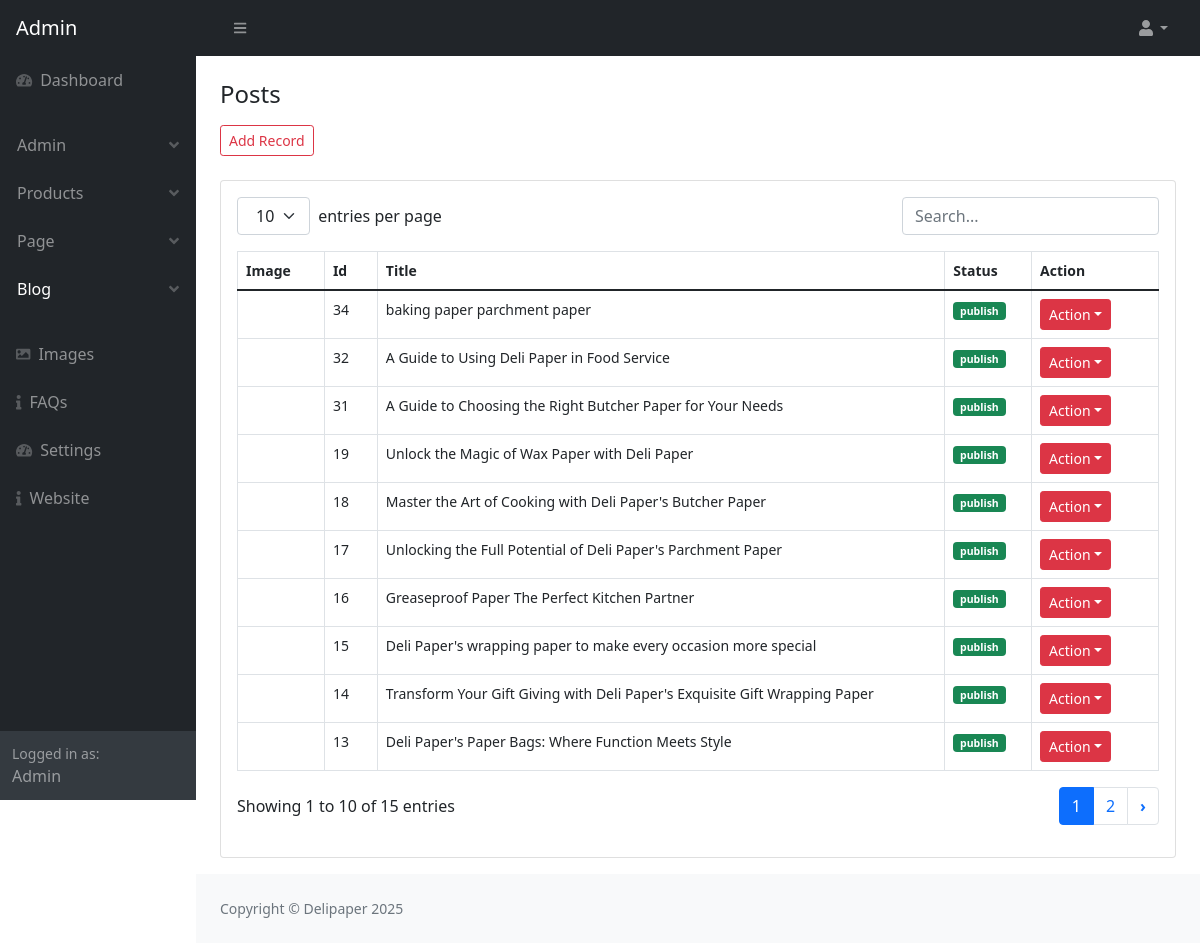
The app's page /admin/post_view.php (signed in) with its own data.
### tables this page shows
CREATE TABLE `post` (
  `post_id` int(11) NOT NULL AUTO_INCREMENT,
  `category_id` int(11) NOT NULL,
  `post_title` varchar(500) NOT NULL,
  `post_url` varchar(500) NOT NULL,
  `post_content` text NOT NULL,
  `post_thumbnail` varchar(500) NOT NULL,
  `post_views` int(11) NOT NULL,
  `post_date` varchar(255) NOT NULL,
  `post_status` varchar(255) NOT NULL,
  `post_index` varchar(255) NOT NULL,
  PRIMARY KEY (`post_id`)
);

CREATE TABLE `setting` (
  `setting_id` int(11) NOT NULL AUTO_INCREMENT,
  `website_title` varchar(500) NOT NULL,
  `website_url` varchar(500) NOT NULL,
  `website_logo` varchar(500) NOT NULL,
  `website_favicon` varchar(500) NOT NULL,
  `website_head_code` text NOT NULL,
  `ad_code_one` text NOT NULL,
  `ad_code_two` text NOT NULL,
  `ad_code_three` text NOT NULL,
  `footer_text` text NOT NULL,
  `facebook` varchar(255) NOT NULL,
  `twitter` varchar(255) NOT NULL,
  `instagram` varchar(25) NOT NULL,
  `pinterest` varchar(255) NOT NULL,
  PRIMARY KEY (`setting_id`)
);

### admin/post_view.php (the view, shortened to what this page needs)
<?php
$page = "post";
require_once('parts/top.php'); ?>
</head>
<body class="sb-nav-fixed">
    <?php require_once('parts/navbar.php'); ?>
    <div id="layoutSidenav">
        <?php require_once('parts/sidebar.php'); ?>
        <div id="layoutSidenav_content" class="">
            <main class="">
                <div class="container-fluid  px-4">
                    <div class="page-header">
                        <div class="col-12 mt-4 mb-4">
                            <h4 class="mb-3">Posts</h4>
                            <a href="post_add.php" class="btn btn-sm  btn-outline-danger">Add Record</a>
                        </div>
                    </div>
                    <div class="card mb-3 bg-white">
                        <div class="card-body ">
                            <table id="datatablesSimple" class="table table-hover table-sm table-responsive">
                                <thead>
                                    <tr>
                                        <th>Image</th>
                                        <th>Id</th>
                                        <th>Title</th>
                                        <th>Status</th>
                                        <th>Action</th>
                                    </tr>
                                </thead>
                                <tbody>
                                    <?php
                                    require_once('parts/db.php');
                                    $select = "SELECT * FROM post  ORDER BY post_id DESC";
                                    $run = mysqli_query($conn, $select);
                                    while ($row = mysqli_fetch_array($run)) {
                                        $post_id = $row['post_id'];
                                        $post_title = $row['post_title'];
                                        $post_status = $row['post_status'];
                                        $post_thumbnail = $row['post_thumbnail'];
                                        if ($post_status == "publish") {
                                            $color = "success";
                                        } else {
                                            $color = "danger";
                                        }
                                    ?>
                                    <tr>
                                        <td><img src="assets/img/<?php echo $post_thumbnail;?>" height="35px" alt="">
                                        </td>
                                        <td><?php echo $post_id; ?></td>
                                        <td><?php echo $post_title; ?></td>
                                        <td><span
                                                class="badge bg-<?php echo $color; ?>"><?php echo $post_status; ?></span>
                                        </td>
                                        <td>
                                            <ul class="navbar-nav ms-auto ms-md-0 me-3 me-lg-4">
                                                <li class="nav-item dropdown">
                                                    <button class="btn btn-danger btn-sm dropdown-toggle"
                                                        id="navbarDropdown" href="#" role="button"
                                                        data-bs-toggle="dropdown"
                                                        aria-expanded="false">Action</i></button>
                                                </li>
                                            </ul>
                                        </td>
                                    </tr>
                                    <?php    } ?>
                                </tbody>
                            </table>
                        </div>
                    </div>
            </main>
            <?php require_once('parts/footer.php'); ?>
        </div>
    </div>
</body>
</html>

### admin/parts/sidebar.php (shortened to what this page needs)
<div id="layoutSidenav_nav">
    <nav class="sb-sidenav accordion sb-sidenav-dark" id="sidenavAccordion">
        <div class="sb-sidenav-menu">
            <div class="nav">
                <?php
                       if ($admin_role == "admin") {
                       ?>
                <a class="nav-link" href="index.php">
                    <div class="sb-nav-link-icon"><i class="fas fa-tachometer-alt"></i></div>
                    Dashboard
                </a>
                <?php }?>
                <ul class="navbar-nav p-3 btn ">
                    <?php
                       if ($admin_role == "admin") {
                       ?>
                    <li class="nav-item  dropdown">
                        <a class="nav-link <?php if ($page == "admin") {
                                                   echo "active";
                                               } ?> dropdown " id="navbarDropdown" href="#" role="button"
                            data-bs-toggle="dropdown" aria-expanded="false">Admin<div
                                class="sb-sidenav-collapse-arrow"><i class="fas fa-angle-down"></i></div></a>
                    </li>
                    <li class="nav-item dropdown">
                        <a class="nav-link <?php if ($page == "product") {
                                                   echo "active";
                                               } ?> dropdown " id="navbarDropdown" href="#" role="button"
                            data-bs-toggle="dropdown" aria-expanded="false">Products<div
                                class="sb-sidenav-collapse-arrow"><i class="fas fa-angle-down"></i></div></a>
                    </li>
                    <li class="nav-item dropdown">
                        <a class="nav-link <?php if ($page == "page") {
                                                   echo "active";
                                               } ?> dropdown " id="navbarDropdown" href="#" role="button"
                            data-bs-toggle="dropdown" aria-expanded="false">Page<div
                                class="sb-sidenav-collapse-arrow"><i class="fas fa-angle-down"></i></div></a>
                    </li>
                    <?php } ?>
                    <li class="nav-item dropdown">
                        <a class="nav-link <?php if ($page == "post") {
                                               echo "active";
                                           } ?> dropdown" id="navbarDropdown" href="#" role="button"
                            data-bs-toggle="dropdown" aria-expanded="false">Blog<div
                                class="sb-sidenav-collapse-arrow"><i class="fas fa-angle-down"></i></div></a>
                    </li>
                </ul>
                <a class="nav-link <?php if ($page == "image") {
                                       echo "active";
                                   } ?>" href="image_add.php">
                    <div class="sb-nav-link-icon"><i class="fas fa-image"></i></div>
                    Images
                </a>
                <?php
                   if ($admin_role == "admin") {
                   ?>
                <a class="nav-link <?php if ($page == "faq") {
                                           echo "active";
                                       } ?>" href="faq.php">
                    <div class="sb-nav-link-icon"><i class="fas fa-info"></i></div>
                    FAQs
                </a>
                <a class="nav-link <?php if ($page == "setting") {
                                           echo "active";
                                       } ?>" href="setting.php">
                    <div class="sb-nav-link-icon"><i class="fas fa-tachometer-alt"></i></div>
                    Settings
                </a>
                <a class="nav-link" href="../index.php">
                    <div class="sb-nav-link-icon"><i class="fas fa-info"></i></div>
                    Website
                </a>
                <?php } ?>
            </div>
        </div>
        <div class="sb-sidenav-footer">
            <div class="small">Logged in as:</div>
            <?php echo ucfirst($admin_name); ?>
        </div>
    </nav>
</div>

### admin/parts/footer.php
<footer class="py-4 bg-light mt-auto">
    <div class="container-fluid px-4">
        <div class="d-flex align-items-center justify-content-between small">
            <div class="text-muted">Copyright &copy; <?php echo $website_title; ?> <?php echo  date("Y"); ?></div>
        </div>
    </div>
</footer>

### records on screen
post: post_id "34", post_title "baking paper parchment paper", post_status "publish"
post: post_id "32", post_title "A Guide to Using Deli Paper in Food Service", post_status "publish"
post: post_id "31", post_title "A Guide to Choosing the Right Butcher Paper for Your Needs", post_status "publish"
post: post_id "19", post_title "Unlock the Magic of Wax Paper with Deli Paper", post_status "publish"
post: post_id "18", post_title "Master the Art of Cooking with Deli Paper's Butcher Paper", post_status "publish"
post: post_id "17", post_title "Unlocking the Full Potential of Deli Paper's Parchment Paper", post_status "publish"
post: post_id "16", post_title "Greaseproof Paper The Perfect Kitchen Partner", post_status "publish"
post: post_id "15", post_title "Deli Paper's wrapping paper to make every occasion more special", post_status "publish"
post: post_id "14", post_title "Transform Your Gift Giving with Deli Paper's Exquisite Gift Wrapping Paper", post_status "publish"
post: post_id "13", post_title "Deli Paper's Paper Bags: Where Function Meets Style", post_status "publish"
setting: website_title "Delipaper"

### other values on screen
$admin_name "Admin"
